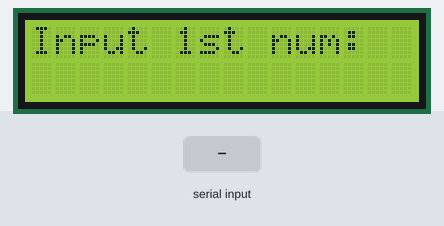
Recording of a sketch running on a simulated Arduino Uno, built with avr-gcc and run on an emulated ATmega328P. Shown: 16×2 character LCD. Inputs (shaded band) come from the test bench. What the sketch prints to the serial monitor is not drawn.

Above: at 1.2 s.
1.3 s: "90/45\n" received over Serial
At 1.7 s:
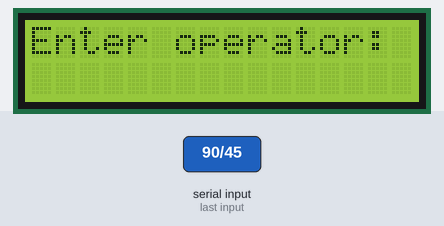
At 3.3 s:
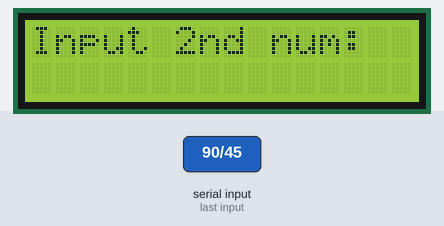
3.8 s: "+" received over Serial
At 5.5 s:
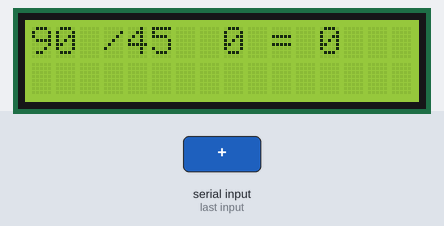
Timing chart, 0 to 7.0 s (numbered marks = the images above; inputs shaded):
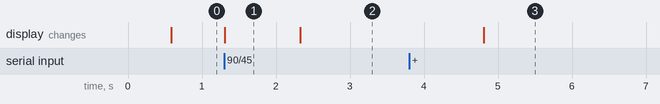

Measured:
- after the input at 1.3 s, the display: changes at once (image 1)
- after the input at 3.8 s, the display: changes after 1.0 s (image 3)
- what the display in image 1 shows lasts 1.0 s, from 1.3 s to 2.3 s

The sketch:

LCDCalculator.ino
```cpp
#include <LiquidCrystal.h>

// variables
int num1;
String op;
int num2;
int answer;

int sdt = 500;
int ldt = 5000;

LiquidCrystal lcd(12, 11, 5, 4, 3, 2);

void setup() {
  lcd.begin(16, 2); // (columns, rows)

  Serial.begin(9600);
}

void loop() {
  delay(sdt);

  // input first number
  lcd.clear();
  lcd.setCursor(0, 0);
  lcd.print("Input 1st num: ");
  Serial.print("Input 1st num: ");
  while (Serial.available() == 0) {
  }
  num1 = Serial.parseFloat();
  Serial.println(num1);

  // input opeartor
  lcd.clear();
  lcd.setCursor(0, 0);
  lcd.print("Enter operator: ");
  Serial.print("Enter operator: ");
  while (Serial.available() == 0) {
  }
  op = Serial.readString();
  Serial.println(op);

  // input second number
  lcd.clear();
  lcd.setCursor(0, 0);
  lcd.print("Input 2nd num: ");
  Serial.print("Input 2nd num: ");
  while (Serial.available() == 0) {
  }
  num2 = Serial.parseFloat();
  Serial.println(num2);

  // operation
  if (op == "+") {
    answer = num1 + num2;
  }
  if (op == "-") {
    answer = num1 - num2;
  }
  if ((op == "*") || (op == "x")) {
    answer = num1 * num2;
  }
  if (op == "/") {
    answer = num1 / num2;
  }

  // show result in serial monitor
  Serial.print(num1);
  Serial.print(" ");
  Serial.print(op);
  Serial.print(" ");
  Serial.print(num2);
  Serial.print(" = ");
  Serial.println(answer);

  // show result in lcd
  lcd.clear();
  lcd.setCursor(0, 0);
  lcd.print(num1);
  lcd.print(" ");
  lcd.print(op);
  lcd.print(" ");
  lcd.print(num2);
  lcd.print(" = ");
  lcd.print(answer);
  delay(ldt);

  lcd.clear();
}
```
